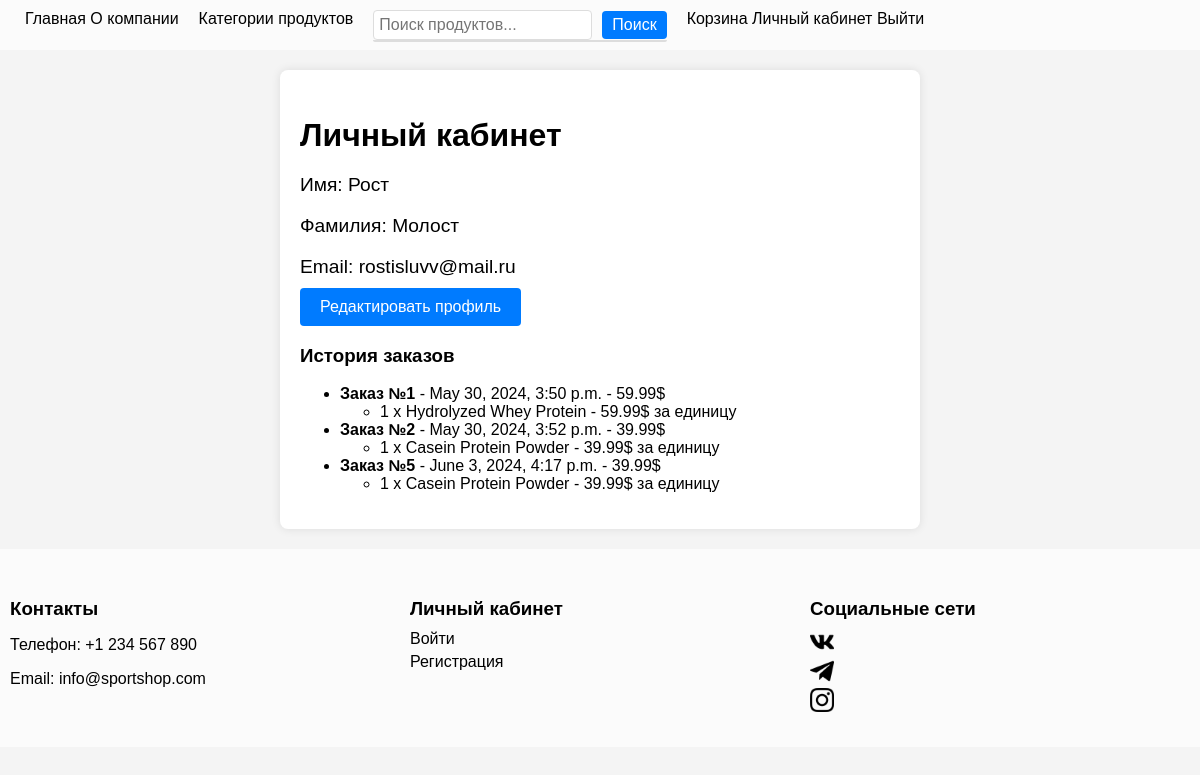
Screenshot of /profile/ (signed in) with the database file from the repository.
### shop/models.py (models this page shows, shortened)
class Order(models.Model):
    user = models.ForeignKey(User, on_delete=models.CASCADE)
    created_at = models.DateTimeField(auto_now_add=True)
    total = models.DecimalField(max_digits=10, decimal_places=2)

class OrderItem(models.Model):
    order = models.ForeignKey(Order, related_name='items', on_delete=models.CASCADE)
    product = models.ForeignKey(Product, on_delete=models.CASCADE)
    quantity = models.PositiveIntegerField()
    price = models.DecimalField(max_digits=10, decimal_places=2)

class Product(models.Model):
    name = models.CharField(max_length=100)
    description = models.TextField()
    unit_price = models.DecimalField(max_digits=10, decimal_places=2)
    quantity = models.PositiveIntegerField()
    category = models.ForeignKey(Category, on_delete=models.CASCADE)
    image = models.ImageField(upload_to='products/')

### shop/views.py (the view)
# urls.py: path('profile/', views.profile, name='profile'),
@login_required
def profile(request):
    user_orders = Order.objects.filter(user=request.user)
    return render(request, 'shop/profile.html', {'user_orders': user_orders})

### shop/templates/shop/profile.html (shortened to what this page needs)
{% extends 'shop/base.html' %}
{% block content %}
<div class="profile-container">
    <h2>Личный кабинет</h2>
    <p>Имя: {{ user.first_name }}</p>
    <p>Фамилия: {{ user.last_name }}</p>
    <p>Email: {{ user.email }}</p>
    <a href="{% url 'edit_profile' %}">Редактировать профиль</a>
    <h3>История заказов</h3>
    {% if user_orders %}
        <ul>
            {% for order in user_orders %}
                <li>
                    <strong>Заказ №{{ order.id }}</strong> - {{ order.created_at }} - {{ order.total }}$
                    <ul>
                        {% for item in order.items.all %}
                            <li>{{ item.quantity }} x {{ item.product.name }} - {{ item.price }}$ за единицу</li>
                        {% endfor %}
                    </ul>
                </li>
            {% endfor %}
        </ul>
    {% else %}
        <p>У вас еще нет заказов.</p>
    {% endif %}
</div>
{% endblock %}

### static/css/styles.css (style rules this page uses)
body { font-family: Arial, sans-serif; margin: 0; padding: 0; background-color: #f4f4f4; }
button, .profile-container a, .edit-profile-container button { background-color: #007bff; color: white; border: none; padding: 10px 20px; border-radius: 4px; cursor: pointer; font-size: 1em; transition: background-color 0.3s ease; }
.profile-container, .edit-profile-container { max-width: 600px; margin: 20px auto; padding: 20px; background-color: white; box-shadow: 0 0 10px rgba(0, 0, 0, 0.1); border-radius: 8px; }
.profile-container h2, .edit-profile-container h2 { font-size: 2em; margin-bottom: 20px; }
.profile-container p { font-size: 1.2em; margin-bottom: 10px; }
.profile-container a, .edit-profile-container button { display: inline-block; padding: 10px 20px; border-radius: 4px; text-decoration: none; }

### rows the page displays
Order: id "1", created_at "May 30, 2024, 3:50 p.m.", total "59.99"
OrderItem: quantity "1", product.name "Hydrolyzed Whey Protein", price "59.99"
Order: id "2", created_at "May 30, 2024, 3:52 p.m.", total "39.99"
OrderItem: quantity "1", product.name "Casein Protein Powder", price "39.99"
Order: id "5", created_at "June 3, 2024, 4:17 p.m.", total "39.99"
OrderItem: quantity "1", product.name "Casein Protein Powder", price "39.99"

### other values shown
{{ user.first_name }} "Рост"
{{ user.last_name }} "Молост"
{{ user.email }} "rostisluvv@mail.ru"
